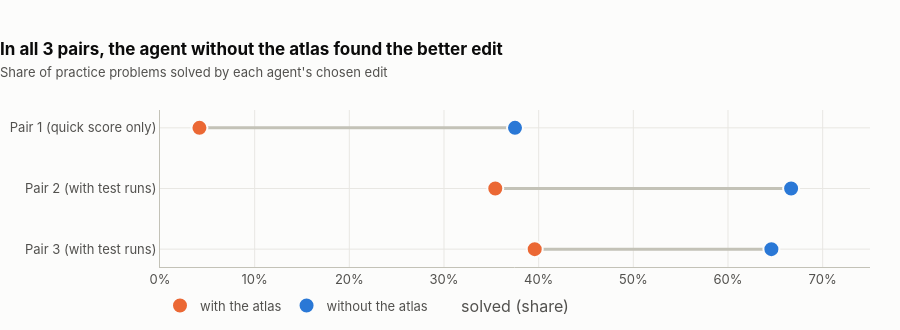

The notebook cell this image was saved under:
### Markdown cell above
## 7. Surprise: more information made the agents worse

Some agents also got an **atlas**: a detailed scan of the model's internal activity while looping, which looks like
exactly what you would want for diagnosing the problem. We ran pairs of agents with identical instructions, one with
the atlas and one without.

### Code cell
PAIRS = [("Pair 1 (quick score only)", "m2a_a0", "m2a_r1"), ("Pair 2 (with test runs)", A1, "m2a_r2"), ("Pair 3 (with test runs)", "m2a_a2", "m2a_r3")]
fig = go.Figure()
for name, no, yes in PAIRS:
    (kn, n), (ky, _) = acc("dev48", no), acc("dev48", yes)
    fig.add_scatter(x=[ky / n, kn / n], y=[name, name], mode="lines", line=dict(color=LIGHTGRAY, width=3), showlegend=False, hoverinfo="skip")
for i, (lab, idx, col) in enumerate([("with the atlas", 2, ORANGE), ("without the atlas", 1, BLUE)]):
    xs, cd = [], []
    for name, no, yes in PAIRS:
        arm = (name, no, yes)[idx]; k, n = acc("dev48", arm); xs.append(k / n); cd.append([k, n, lab])
    fig.add_scatter(x=xs, y=[p[0] for p in PAIRS], mode="markers", name=lab, marker=dict(size=16, color=col, line=dict(color=SURFACE, width=2)),
                    customdata=cd, hovertemplate="<b>%{y}, agent %{customdata[2]}</b><br>its edit solved %{customdata[0]} of %{customdata[1]} practice problems (%{x:.0%})<extra></extra>")
style(fig, 330, "In all 3 pairs, the agent without the atlas found the better edit",
      "Share of practice problems solved by each agent's chosen edit")
fig.update_xaxes(title="solved (share)", tickformat=".0%", range=[0, 0.75])
fig.update_yaxes(autorange="reversed")
show(fig)

### Figure 1 — Plotly figure (JSON) as saved in the notebook; plotly's stock layout.template omitted (floating-point values rounded to 4 significant figures)
{"data": [{"hoverinfo": "skip", "line": {"color": "#c3c2b7", "width": 3}, "mode": "lines", "showlegend": false, "type": "scatter", "x": [0.04167, 0.375], "y": ["Pair 1 (quick score only)", "Pair 1 (quick score only)"]}, {"hoverinfo": "skip", "line": {"color": "#c3c2b7", "width": 3}, "mode": "lines", "showlegend": false, "type": "scatter", "x": [0.3542, 0.6667], "y": ["Pair 2 (with test runs)", "Pair 2 (with test runs)"]}, {"hoverinfo": "skip", "line": {"color": "#c3c2b7", "width": 3}, "mode": "lines", "showlegend": false, "type": "scatter", "x": [0.3958, 0.6458], "y": ["Pair 3 (with test runs)", "Pair 3 (with test runs)"]}, {"customdata": [[2, 48, "with the atlas"], [17, 48, "with the atlas"], [19, 48, "with the atlas"]], "hovertemplate": "<b>%{y}, agent %{customdata[2]}</b><br>its edit solved %{customdata[0]} of %{customdata[1]} practice problems (%{x:.0%})<extra></extra>", "marker": {"color": "#eb6834", "line": {"color": "#fcfcfb", "width": 2}, "size": 16}, "mode": "markers", "name": "with the atlas", "type": "scatter", "x": [0.04167, 0.3542, 0.3958], "y": ["Pair 1 (quick score only)", "Pair 2 (with test runs)", "Pair 3 (with test runs)"]}, {"customdata": [[18, 48, "without the atlas"], [32, 48, "without the atlas"], [31, 48, "without the atlas"]], "hovertemplate": "<b>%{y}, agent %{customdata[2]}</b><br>its edit solved %{customdata[0]} of %{customdata[1]} practice problems (%{x:.0%})<extra></extra>", "marker": {"color": "#2a78d6", "line": {"color": "#fcfcfb", "width": 2}, "size": 16}, "mode": "markers", "name": "without the atlas", "type": "scatter", "x": [0.375, 0.6667, 0.6458], "y": ["Pair 1 (quick score only)", "Pair 2 (with test runs)", "Pair 3 (with test runs)"]}], "layout": {"bargap": 0.25, "font": {"color": "#52514e", "family": "Inter, Helvetica, Arial, sans-serif", "size": 13}, "height": 330, "hoverlabel": {"align": "left", "bgcolor": "white", "bordercolor": "#c3c2b7", "font": {"color": "#0b0b0b", "size": 13}}, "legend": {"font": {"color": "#52514e"}, "orientation": "h", "x": 0, "y": -0.15}, "margin": {"b": 40, "l": 10, "r": 30, "t": 110}, "paper_bgcolor": "#fcfcfb", "plot_bgcolor": "#fcfcfb", "title": {"font": {"color": "#0b0b0b", "size": 17}, "text": "<b>In all 3 pairs, the agent without the atlas found the better edit</b><br><span style='font-size:13px;color:#52514e'>Share of practice problems solved by each agent's chosen edit</span>", "x": 0, "xanchor": "left"}, "xaxis": {"gridcolor": "#e8e7e3", "linecolor": "#c3c2b7", "range": [0, 0.75], "tickfont": {"color": "#52514e"}, "tickformat": ".0%", "title": {"text": "solved (share)"}, "zerolinecolor": "#c3c2b7"}, "yaxis": {"autorange": "reversed", "gridcolor": "#e8e7e3", "linecolor": "#c3c2b7", "tickfont": {"color": "#52514e"}, "zerolinecolor": "#c3c2b7"}}}
